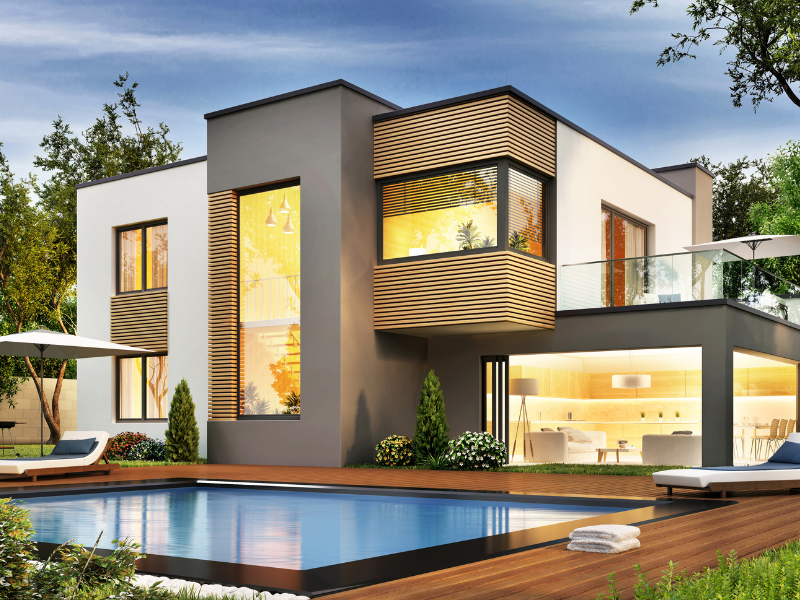
#> input picture house.png, 800 x 600 px
$ python main.py   (older library calls are emulated)
#> lines starting #> are read from the running program, lines starting #| are printed output that depends on the picture
#> in main, img is the input picture: shape (600, 800, 3); mean R, G, B 143.3, 138.9, 124.1
import numpy as np
import cv2
from skimage import io, color, filters, transform
from scipy import signal
import matplotlib.pyplot as plt


def gen_stroke_map(img, kernel_size, stroke_width=0, num_of_directions=8, smooth_kernel="gauss", gradient_method=0):
#> called with kernel_size = 8, stroke_width = 4, num_of_directions = 8, smooth_kernel = 'gauss', gradient_method = 1
    height = img.shape[0]
#> height = 600
    width = img.shape[1]
#> width = 800

    if smooth_kernel == "gauss":
        smooth_im = filters.gaussian(img, sigma=np.sqrt(2))
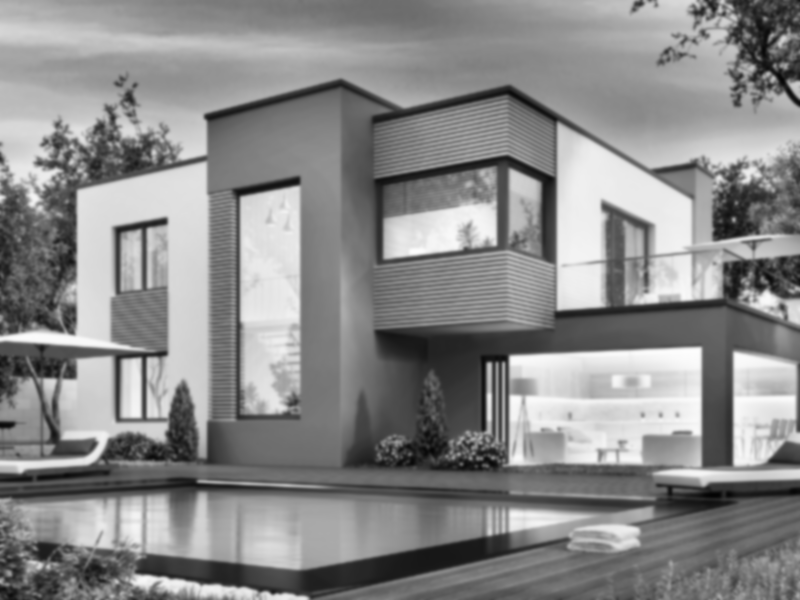
#> smooth_im: shape (600, 800) float64; min 0.0162, max 0.995, mean 0.544
    else:
        smooth_im = filters.median(img)

    if not gradient_method:
        im_x = np.zeros_like(smooth_im)
        diff_x = img[:, 1:width] - img[:, 0:width - 1]
        im_x[:, 0:width - 1] = diff_x
        im_y = np.zeros_like(img)
        diff_y = img[1:height, :] - img[0:height - 1, :]
        im_y[0:height - 1, :] = diff_y
        g = np.sqrt(np.square(im_x) + np.square(im_y))
    else:
        sobelx = cv2.Sobel(img, cv2.CV_64F, 1, 0, ksize=5)
        sobely = cv2.Sobel(img, cv2.CV_64F, 0, 1, ksize=5)
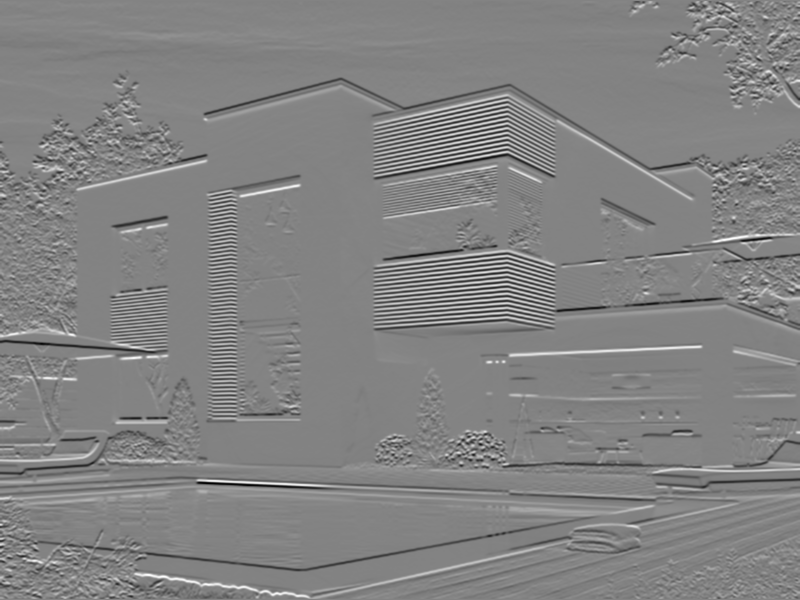
#> sobely: shape (600, 800) float64; min -45.39, max 42.95, mean 0; drawn with min black and max white
        g = np.sqrt(np.square(sobelx) + np.square(sobely))
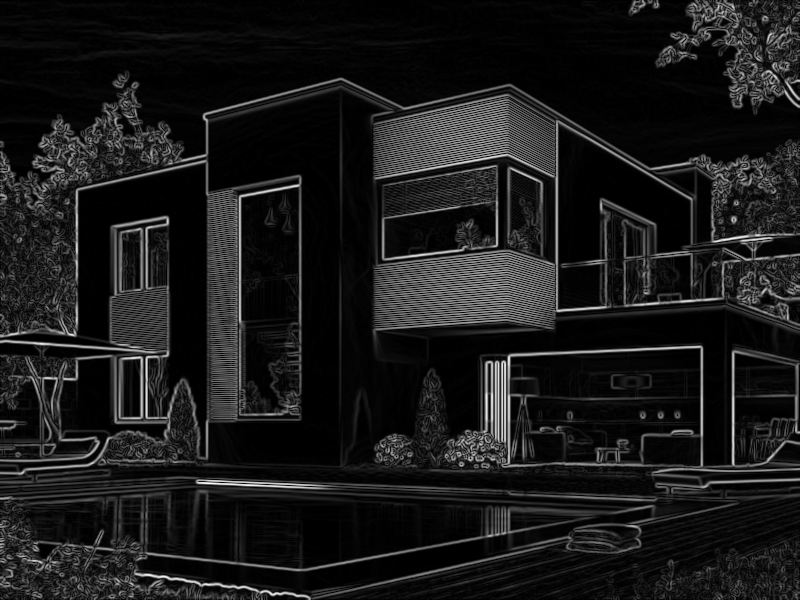
#> g: shape (600, 800) float64; min 0, max 45.42, mean 4.6; drawn with min black and max white

    basic_ker = np.zeros((kernel_size * 2 + 1, kernel_size * 2 + 1))
    basic_ker[kernel_size + 1, :] = 1

    res_map = np.zeros((height, width, num_of_directions))
    for d in range(num_of_directions):
        ker = transform.rotate(basic_ker, (d * 180) / num_of_directions)
        res_map[:, :, d] = signal.convolve2d(g, ker, mode='same')
    max_pixel_indices_map = np.argmax(res_map, axis=2)
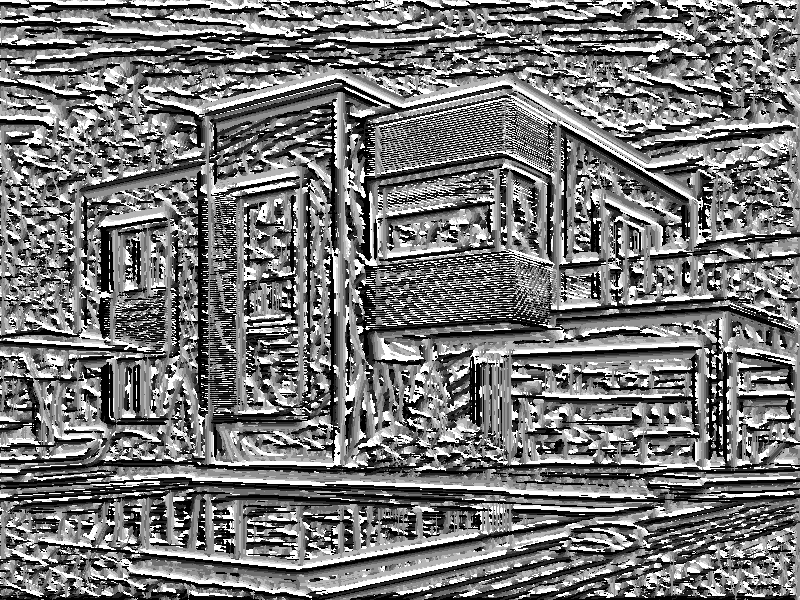
#> max_pixel_indices_map: shape (600, 800) int64; min 0, max 7, mean 3.25; drawn with min black and max white

    c = np.zeros_like(res_map)
    for d in range(num_of_directions):
        c[:, :, d] = g * (max_pixel_indices_map == d)

    if not stroke_width:
        for w in range(1, stroke_width + 1):
            if (kernel_size + 1 - w) >= 0:
                basic_ker[kernel_size + 1 - w, :] = 1
            if (kernel_size + 1 + w) < (kernel_size * 2 + 1):
                basic_ker[kernel_size + 1 + w, :] = 1

    s_tag_sep = np.zeros_like(c)
    for d in range(num_of_directions):
        ker = transform.rotate(basic_ker, (d * 180) / num_of_directions)
        s_tag_sep[:, :, d] = signal.convolve2d(c[:, :, d], ker, mode='same')
    s_tag = np.sum(s_tag_sep, axis=2)
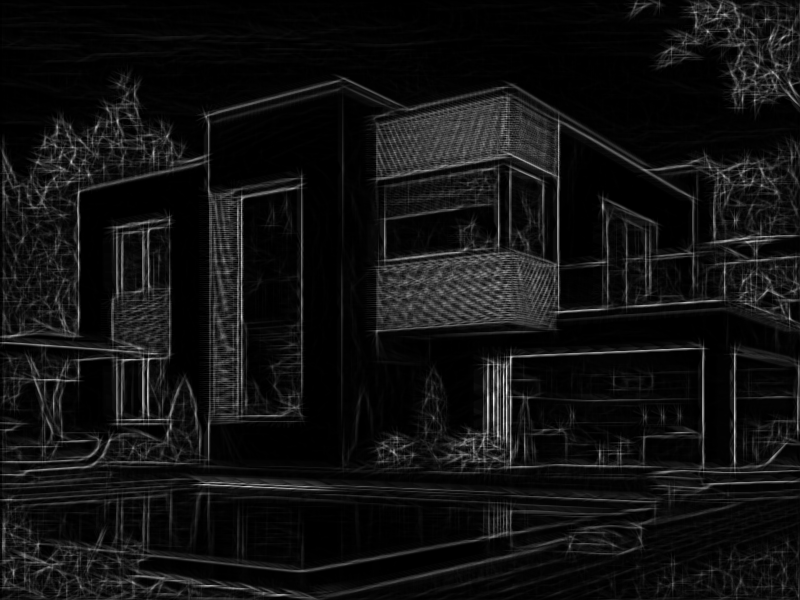
#> s_tag: shape (600, 800) float64; min 0, max 1114.4, mean 78.5; drawn with min black and max white

    s_tag_normalized = (s_tag - np.min(s_tag.ravel())) / (np.max(s_tag.ravel()) - np.min(s_tag.ravel()))

    s = 1 - s_tag_normalized
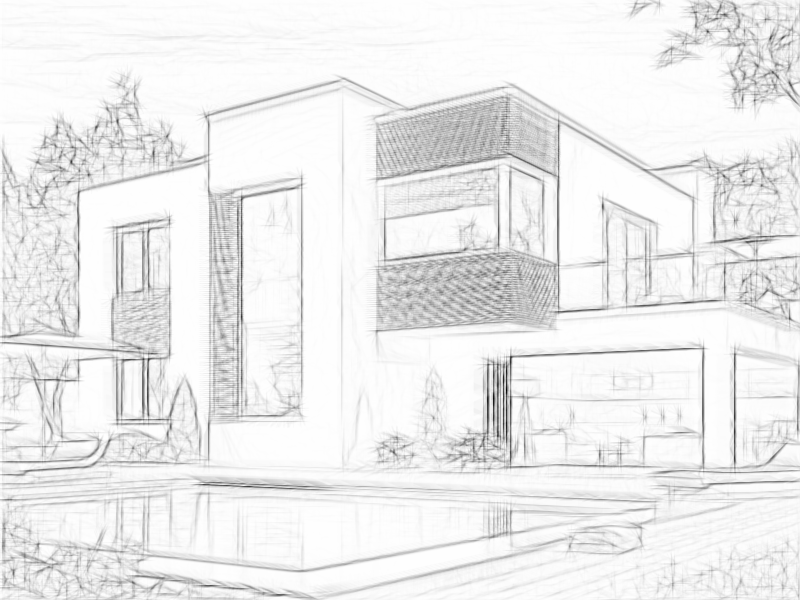
#> s: shape (600, 800) float64; min 0, max 1, mean 0.93
    return s


def gen_pencil_drawing(img, kernel_size=8, stroke_width=2, num_of_directions=8, smooth_kernel="median",
                       gradient_method=0, stroke_darkness=2):
    im = img
    S = gen_stroke_map(im, kernel_size, stroke_width=stroke_width, num_of_directions=num_of_directions,
                       smooth_kernel=smooth_kernel, gradient_method=gradient_method)
    S = np.power(S, stroke_darkness)
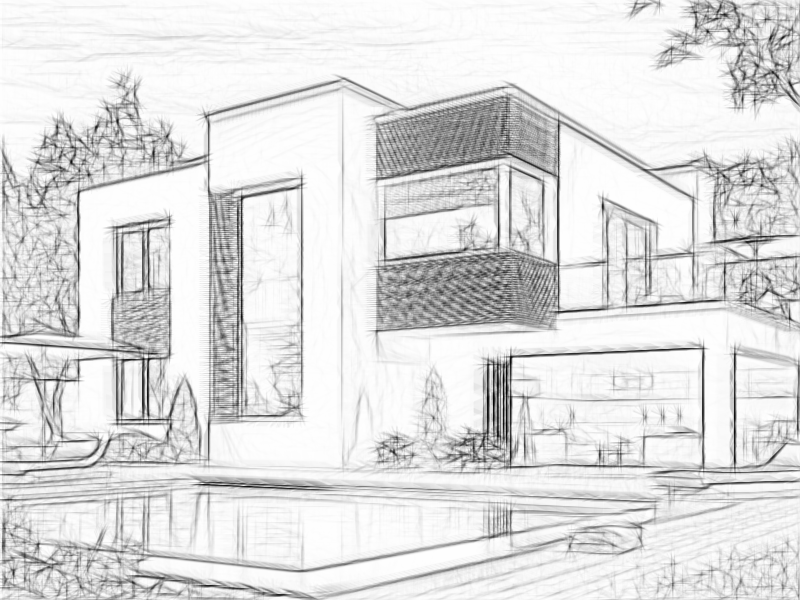
#> S: shape (600, 800) float64; min 0, max 1, mean 0.874

    return S


def main():
    img = io.imread('house.png')

    if img.shape[2] == 4:
        img = color.rgba2rgb(img)
    im = color.rgb2gray(img)

    res = gen_pencil_drawing(im, kernel_size=8, stroke_width=4, num_of_directions=8, smooth_kernel="gauss",
                             gradient_method=1, stroke_darkness=2)

    plt.rcParams['figure.figsize'] = [16, 10]
    plt.subplot(1, 2, 1).set_title("Оригинална слика")
    plt.imshow(img)
    plt.axis("off")
    plt.subplot(1, 2, 2).set_title("Скица")
    plt.imshow(res, cmap='gray')
    plt.axis("off")
    plt.show()


if __name__ == "__main__":
    main()
